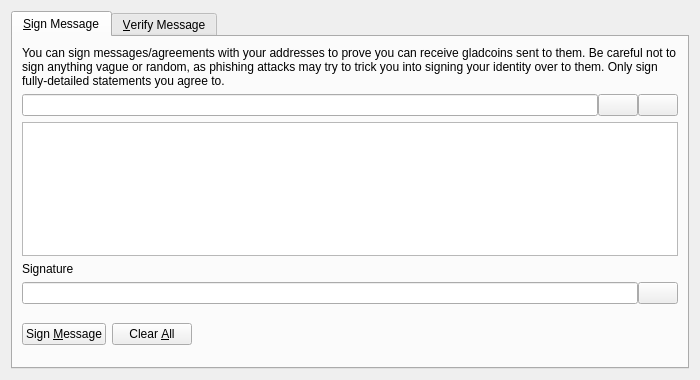
<?xml version="1.0" encoding="UTF-8"?>
<ui version="4.0">
 <class>SignVerifyMessageDialog</class>
 <widget class="QDialog" name="SignVerifyMessageDialog">
  <property name="geometry">
   <rect>
    <x>0</x>
    <y>0</y>
    <width>700</width>
    <height>380</height>
   </rect>
  </property>
  <property name="windowTitle">
   <string>Signatures - Sign / Verify a Message</string>
  </property>
  <property name="modal">
   <bool>true</bool>
  </property>
  <layout class="QVBoxLayout" name="verticalLayout">
   <item>
    <widget class="QTabWidget" name="tabWidget">
     <property name="currentIndex">
      <number>0</number>
     </property>
     <widget class="QWidget" name="tabSignMessage">
      <attribute name="title">
       <string>&amp;Sign Message</string>
      </attribute>
      <layout class="QVBoxLayout" name="verticalLayout_SM">
       <item>
        <widget class="QLabel" name="infoLabel_SM">
         <property name="text">
          <string>You can sign messages/agreements with your addresses to prove you can receive gladcoins sent to them. Be careful not to sign anything vague or random, as phishing attacks may try to trick you into signing your identity over to them. Only sign fully-detailed statements you agree to.</string>
         </property>
         <property name="textFormat">
          <enum>Qt::PlainText</enum>
         </property>
         <property name="wordWrap">
          <bool>true</bool>
         </property>
        </widget>
       </item>
       <item>
        <layout class="QHBoxLayout" name="horizontalLayout_1_SM">
         <property name="spacing">
          <number>0</number>
         </property>
         <item>
          <widget class="QValidatedLineEdit" name="addressIn_SM">
           <property name="toolTip">
            <string>The Bitcoin address to sign the message with</string>
           </property>
          </widget>
         </item>
         <item>
          <widget class="QPushButton" name="addressBookButton_SM">
           <property name="toolTip">
            <string>Choose previously used address</string>
           </property>
           <property name="text">
            <string/>
           </property>
           <property name="icon">
            <iconset resource="../bitcoin.qrc">
             <normaloff>:/icons/address-book</normaloff>:/icons/address-book</iconset>
           </property>
           <property name="shortcut">
            <string>Alt+A</string>
           </property>
           <property name="autoDefault">
            <bool>false</bool>
           </property>
          </widget>
         </item>
         <item>
          <widget class="QPushButton" name="pasteButton_SM">
           <property name="toolTip">
            <string>Paste address from clipboard</string>
           </property>
           <property name="text">
            <string/>
           </property>
           <property name="icon">
            <iconset resource="../bitcoin.qrc">
             <normaloff>:/icons/editpaste</normaloff>:/icons/editpaste</iconset>
           </property>
           <property name="shortcut">
            <string>Alt+P</string>
           </property>
           <property name="autoDefault">
            <bool>false</bool>
           </property>
          </widget>
         </item>
        </layout>
       </item>
       <item>
        <widget class="QPlainTextEdit" name="messageIn_SM">
         <property name="toolTip">
          <string>Enter the message you want to sign here</string>
         </property>
        </widget>
       </item>
       <item>
        <widget class="QLabel" name="signatureLabel_SM">
         <property name="text">
          <string>Signature</string>
         </property>
         <property name="textFormat">
          <enum>Qt::PlainText</enum>
         </property>
        </widget>
       </item>
       <item>
        <layout class="QHBoxLayout" name="horizontalLayout_2_SM">
         <property name="spacing">
          <number>0</number>
         </property>
         <item>
          <widget class="QLineEdit" name="signatureOut_SM">
           <property name="font">
            <font>
             <italic>true</italic>
            </font>
           </property>
           <property name="readOnly">
            <bool>true</bool>
           </property>
          </widget>
         </item>
         <item>
          <widget class="QPushButton" name="copySignatureButton_SM">
           <property name="toolTip">
            <string>Copy the current signature to the system clipboard</string>
           </property>
           <property name="text">
            <string/>
           </property>
           <property name="icon">
            <iconset resource="../bitcoin.qrc">
             <normaloff>:/icons/editcopy</normaloff>:/icons/editcopy</iconset>
           </property>
           <property name="autoDefault">
            <bool>false</bool>
           </property>
          </widget>
         </item>
        </layout>
       </item>
       <item>
        <layout class="QHBoxLayout" name="horizontalLayout_3_SM">
         <item>
          <widget class="QPushButton" name="signMessageButton_SM">
           <property name="toolTip">
            <string>Sign the message to prove you own this gladcoin address</string>
           </property>
           <property name="text">
            <string>Sign &amp;Message</string>
           </property>
           <property name="icon">
            <iconset resource="../bitcoin.qrc">
             <normaloff>:/icons/edit</normaloff>:/icons/edit</iconset>
           </property>
           <property name="autoDefault">
            <bool>false</bool>
           </property>
          </widget>
         </item>
         <item>
          <widget class="QPushButton" name="clearButton_SM">
           <property name="toolTip">
            <string>Reset all sign message fields</string>
           </property>
           <property name="text">
            <string>Clear &amp;All</string>
           </property>
           <property name="icon">
            <iconset resource="../bitcoin.qrc">
             <normaloff>:/icons/remove</normaloff>:/icons/remove</iconset>
           </property>
           <property name="autoDefault">
            <bool>false</bool>
           </property>
          </widget>
         </item>
         <item>
          <spacer name="horizontalSpacer_1_SM">
           <property name="orientation">
            <enum>Qt::Horizontal</enum>
           </property>
           <property name="sizeHint" stdset="0">
            <size>
             <width>40</width>
             <height>48</height>
            </size>
           </property>
          </spacer>
         </item>
         <item>
          <widget class="QLabel" name="statusLabel_SM">
           <property name="font">
            <font>
             <weight>75</weight>
             <bold>true</bold>
            </font>
           </property>
           <property name="text">
            <string/>
           </property>
           <property name="wordWrap">
            <bool>true</bool>
           </property>
          </widget>
         </item>
         <item>
          <spacer name="horizontalSpacer_2_SM">
           <property name="orientation">
            <enum>Qt::Horizontal</enum>
           </property>
           <property name="sizeHint" stdset="0">
            <size>
             <width>40</width>
             <height>48</height>
            </size>
           </property>
          </spacer>
         </item>
        </layout>
       </item>
      </layout>
     </widget>
     <widget class="QWidget" name="tabVerifyMessage">
      <attribute name="title">
       <string>&amp;Verify Message</string>
      </attribute>
      <layout class="QVBoxLayout" name="verticalLayout_VM">
       <item>
        <widget class="QLabel" name="infoLabel_VM">
         <property name="text">
          <string>Enter the receiver's address, message (ensure you copy line breaks, spaces, tabs, etc. exactly) and signature below to verify the message. Be careful not to read more into the signature than what is in the signed message itself, to avoid being tricked by a man-in-the-middle attack. Note that this only proves the signing party receives with the address, it cannot prove sendership of any transaction!</string>
         </property>
         <property name="textFormat">
          <enum>Qt::PlainText</enum>
         </property>
         <property name="alignment">
          <set>Qt::AlignLeading|Qt::AlignLeft|Qt::AlignTop</set>
         </property>
         <property name="wordWrap">
          <bool>true</bool>
         </property>
        </widget>
       </item>
       <item>
        <layout class="QHBoxLayout" name="horizontalLayout_1_VM">
         <property name="spacing">
          <number>0</number>
         </property>
         <item>
          <widget class="QValidatedLineEdit" name="addressIn_VM">
           <property name="toolTip">
            <string>The Bitcoin address the message was signed with</string>
           </property>
          </widget>
         </item>
         <item>
          <widget class="QPushButton" name="addressBookButton_VM">
           <property name="toolTip">
            <string>Choose previously used address</string>
           </property>
           <property name="text">
            <string/>
           </property>
           <property name="icon">
            <iconset resource="../bitcoin.qrc">
             <normaloff>:/icons/address-book</normaloff>:/icons/address-book</iconset>
           </property>
           <property name="shortcut">
            <string>Alt+A</string>
           </property>
           <property name="autoDefault">
            <bool>false</bool>
           </property>
          </widget>
         </item>
        </layout>
       </item>
       <item>
        <widget class="QPlainTextEdit" name="messageIn_VM"/>
       </item>
       <item>
        <widget class="QValidatedLineEdit" name="signatureIn_VM"/>
       </item>
       <item>
        <layout class="QHBoxLayout" name="horizontalLayout_2_VM">
         <item>
          <widget class="QPushButton" name="verifyMessageButton_VM">
           <property name="toolTip">
            <string>Verify the message to ensure it was signed with the specified gladcoin address</string>
           </property>
           <property name="text">
            <string>Verify &amp;Message</string>
           </property>
           <property name="icon">
            <iconset resource="../bitcoin.qrc">
             <normaloff>:/icons/transaction_0</normaloff>:/icons/transaction_0</iconset>
           </property>
           <property name="autoDefault">
            <bool>false</bool>
           </property>
          </widget>
         </item>
         <item>
          <widget class="QPushButton" name="clearButton_VM">
           <property name="toolTip">
            <string>Reset all verify message fields</string>
           </property>
           <property name="text">
            <string>Clear &amp;All</string>
           </property>
           <property name="icon">
            <iconset resource="../bitcoin.qrc">
             <normaloff>:/icons/remove</normaloff>:/icons/remove</iconset>
           </property>
           <property name="autoDefault">
            <bool>false</bool>
           </property>
          </widget>
         </item>
         <item>
          <spacer name="horizontalSpacer_1_VM">
           <property name="orientation">
            <enum>Qt::Horizontal</enum>
           </property>
           <property name="sizeHint" stdset="0">
            <size>
             <width>40</width>
             <height>48</height>
            </size>
           </property>
          </spacer>
         </item>
         <item>
          <widget class="QLabel" name="statusLabel_VM">
           <property name="font">
            <font>
             <weight>75</weight>
             <bold>true</bold>
            </font>
           </property>
           <property name="text">
            <string/>
           </property>
           <property name="wordWrap">
            <bool>true</bool>
           </property>
          </widget>
         </item>
         <item>
          <spacer name="horizontalSpacer_2_VM">
           <property name="orientation">
            <enum>Qt::Horizontal</enum>
           </property>
           <property name="sizeHint" stdset="0">
            <size>
             <width>40</width>
             <height>48</height>
            </size>
           </property>
          </spacer>
         </item>
        </layout>
       </item>
      </layout>
     </widget>
    </widget>
   </item>
  </layout>
 </widget>
 <customwidgets>
  <customwidget>
   <class>QValidatedLineEdit</class>
   <extends>QLineEdit</extends>
   <header>qt/qvalidatedlineedit.h</header>
  </customwidget>
 </customwidgets>
 <resources>
  <include location="../bitcoin.qrc"/>
 </resources>
 <connections/>
</ui>
